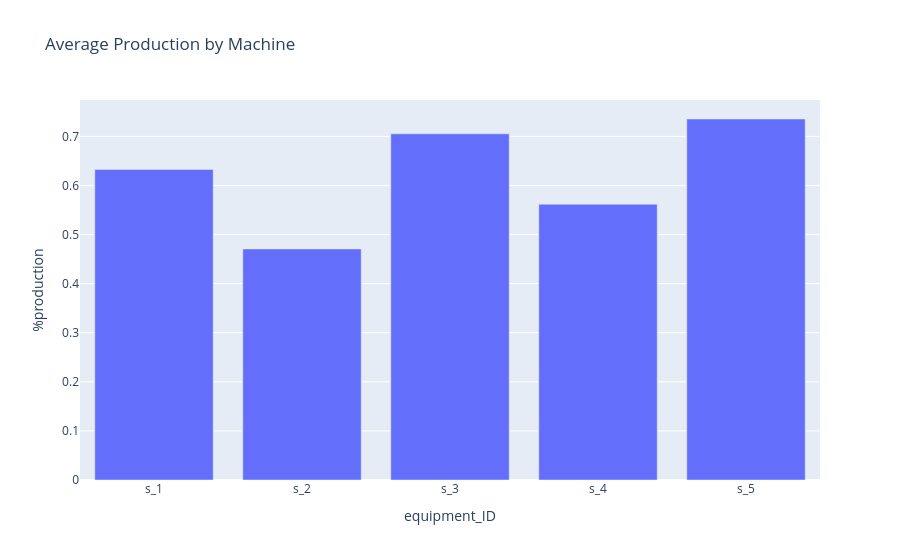

Notebook source saved alongside this figure:
### Code cell
fig = px.bar(
    machine_production,
    x="equipment_ID",
    y="%production",
    title="Average Production by Machine"
)

fig.show()

### Figure 1 — Plotly figure (JSON) as saved in the notebook; plotly's stock layout.template omitted (floating-point values rounded to 4 significant figures)
{"data": [{"hovertemplate": "equipment_ID=%{x}<br>%production=%{y}<extra></extra>", "legendgroup": "", "marker": {"color": "#636efa", "pattern": {"shape": ""}}, "name": "", "orientation": "v", "showlegend": false, "textposition": "auto", "type": "bar", "x": ["s_1", "s_2", "s_3", "s_4", "s_5"], "xaxis": "x", "y": [0.6325, 0.4707, 0.7051, 0.5617, 0.7354], "yaxis": "y"}], "layout": {"barmode": "relative", "legend": {"tracegroupgap": 0}, "title": {"text": "Average Production by Machine"}, "xaxis": {"anchor": "y", "domain": [0, 1], "title": {"text": "equipment_ID"}}, "yaxis": {"anchor": "x", "domain": [0, 1], "title": {"text": "%production"}}}}
